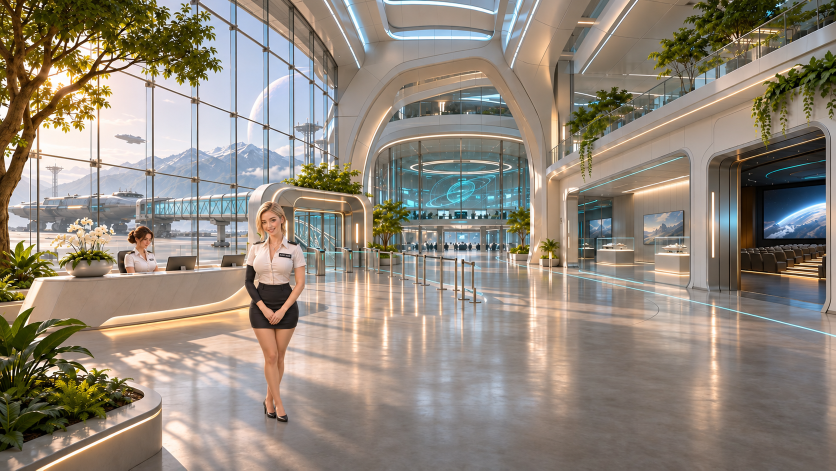
#> input picture docs/cinematics/lounge-guide/grok-frame-pair-20261112/first-frame-generated.png, 1672 x 941 px, given in place of lounge-original-composite.png, which was not available (shown at 1/2 size); the run also reads 1 picture not shown here
$ python prepare-pair.py
#> lines starting #> are read from the running program, lines starting #| are printed output that depends on the picture; after the words box and inside, x2 and y2 are one past the last pixel; in counts of white or black regions, pixels touching at a corner belong together
"""Deliver user-selected end frame and constrain the generated start edit to the guide."""
from pathlib import Path
import hashlib
import json
import zipfile
import numpy as np
from PIL import Image, ImageFilter
from scipy import ndimage

root = Path(__file__).resolve().parent
repo = root.parents[3]
background = Image.open(repo / 'apps/control-room/src/assets/lounge-original-composite.png').convert('RGB')
#> background is the input picture: PIL image 1672x941 RGB; mean R, G, B 145.6, 136, 123.9
generated = Image.open(root / 'first-frame-generated.png').convert('RGB')
assert generated.size == background.size
mask = np.asarray(Image.open(root / 'standing-guide-mask.png').convert('L')) > 128
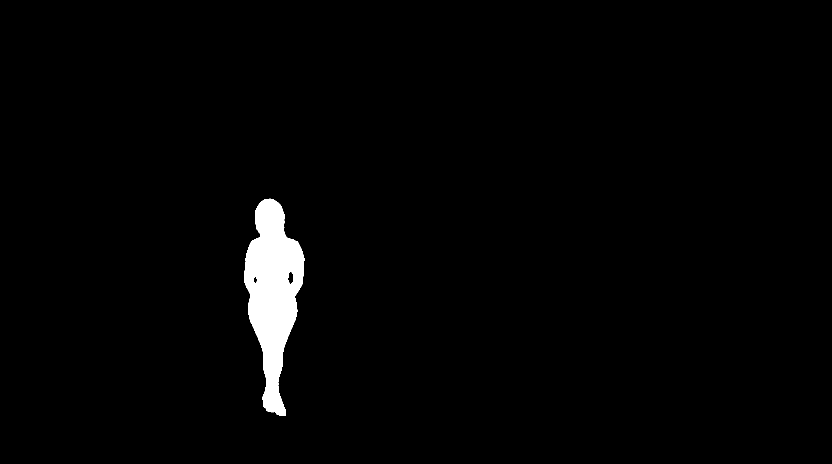
#> input picture docs/cinematics/lounge-guide/grok-frame-pair-20261112/standing-guide-mask.png, 1664 x 928 px (shown at 1/2 size)
#> mask: shape (928, 1664) bool; 1.9% white; 1 white region, box (x1, y1, x2, y2) and area: (488, 397, 609, 832) 29281
labels, _ = ndimage.label(mask)
counts = np.bincount(labels.ravel())
#> counts = [1514911, 29281]
counts[0] = 0
mask = Image.fromarray(((labels == counts.argmax()) * 255).astype('uint8'))
#> mask is the input picture: PIL image 1664x928 L; 1.9% white; 1 white region, box (x1, y1, x2, y2) and area: (488, 397, 609, 832) 29281
mask = mask.resize(background.size, Image.Resampling.NEAREST)
#> mask: PIL image 1672x941 L; 1.9% white; 1 white region, box (x1, y1, x2, y2) and area: (490, 403, 612, 844) 29956
mask = mask.filter(ImageFilter.MaxFilter(5)).filter(ImageFilter.GaussianBlur(0.8))
mask.save(root / 'first-frame-edit-mask.png')
first = Image.composite(generated, background, mask)
first.save(root / '01-first-frame-native.png')
first.resize((1280, 720), Image.Resampling.LANCZOS).save(root / '01-first-frame-1280x720.png')
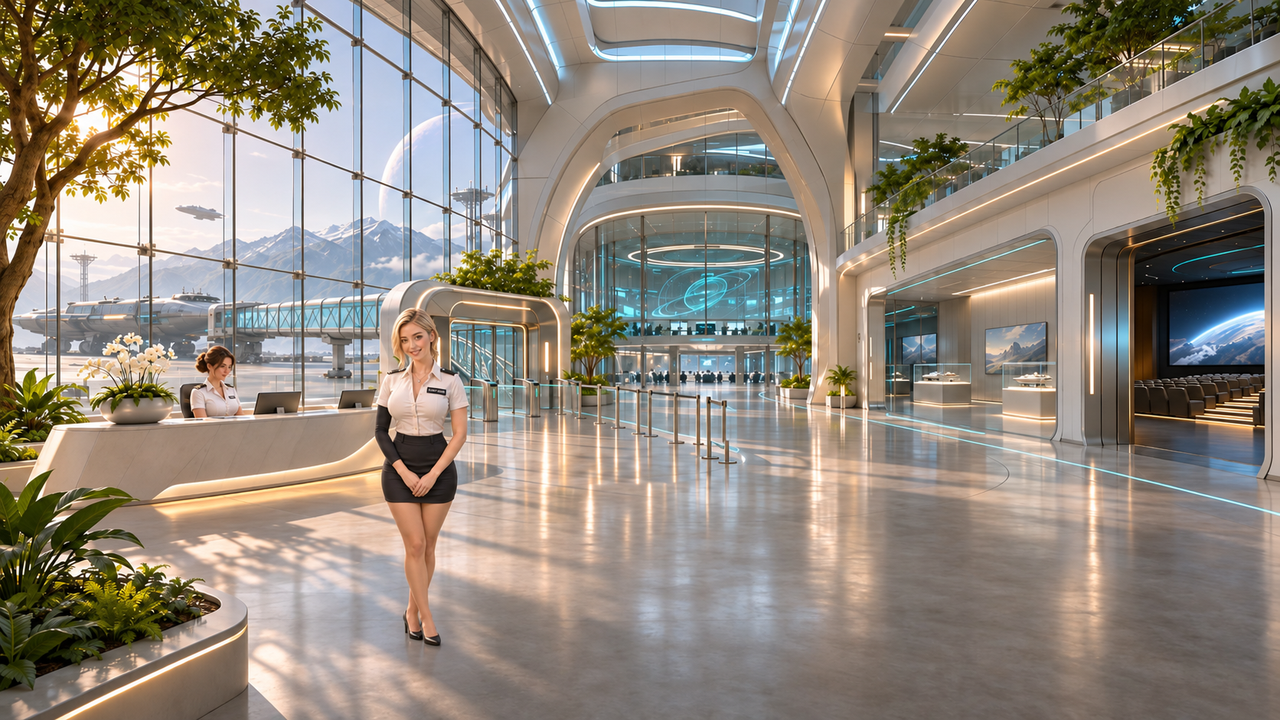
#> saved as 01-first-frame-1280x720.png: PIL image 1280x720 RGB; mean R, G, B 145.6, 136, 123.9
outside = np.asarray(mask) == 0
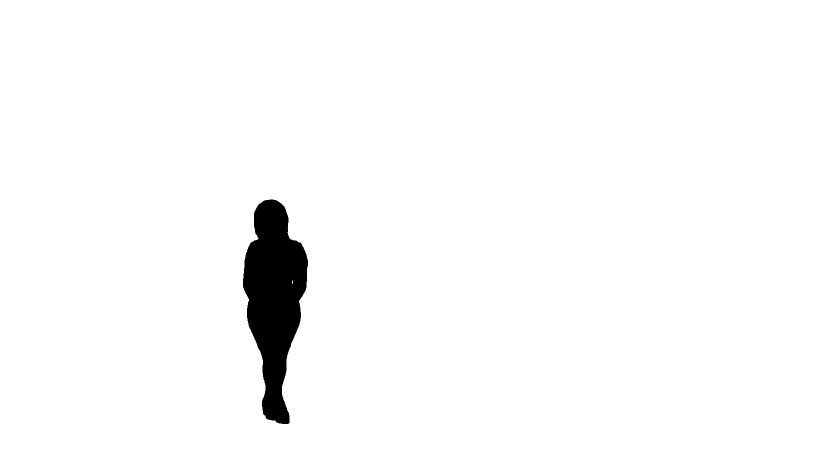
#> outside: shape (941, 1672) bool (shown at 1/2 size); 97.8% white; 1 black region, box (x1, y1, x2, y2) and area: (486, 399, 616, 848) 34903
assert np.array_equal(np.asarray(first)[outside], np.asarray(background)[outside])
last = Image.open(root / 'last-frame-grok-original.jpg').convert('RGB')
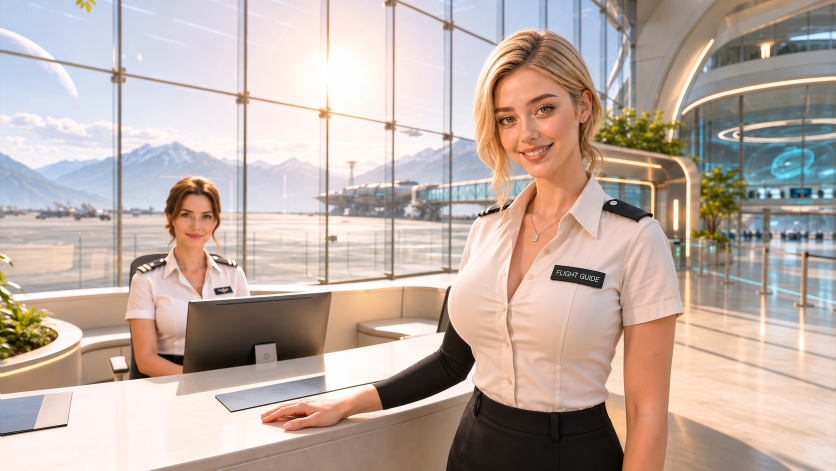
#> input picture docs/cinematics/lounge-guide/grok-frame-pair-20261112/last-frame-grok-original.jpg, 1672 x 941 px (shown at 1/2 size)
#> last is the input picture: PIL image 1672x941 RGB; mean R, G, B 190.2, 173.7, 164.8
assert np.array_equal(np.asarray(last), np.asarray(Image.open(root / '02-last-frame-native.png')))
files = ['01-first-frame-1280x720.png', '02-last-frame-1280x720.png']
#> files = ['01-first-frame-1280x720.png', '02-last-frame-1280x720.png']
with zipfile.ZipFile(root / 'grok-first-last-1280x720.zip', 'w', zipfile.ZIP_DEFLATED) as archive:
    for file in files:
#> (the run stopped early here; a loop or call above may not have finished)
